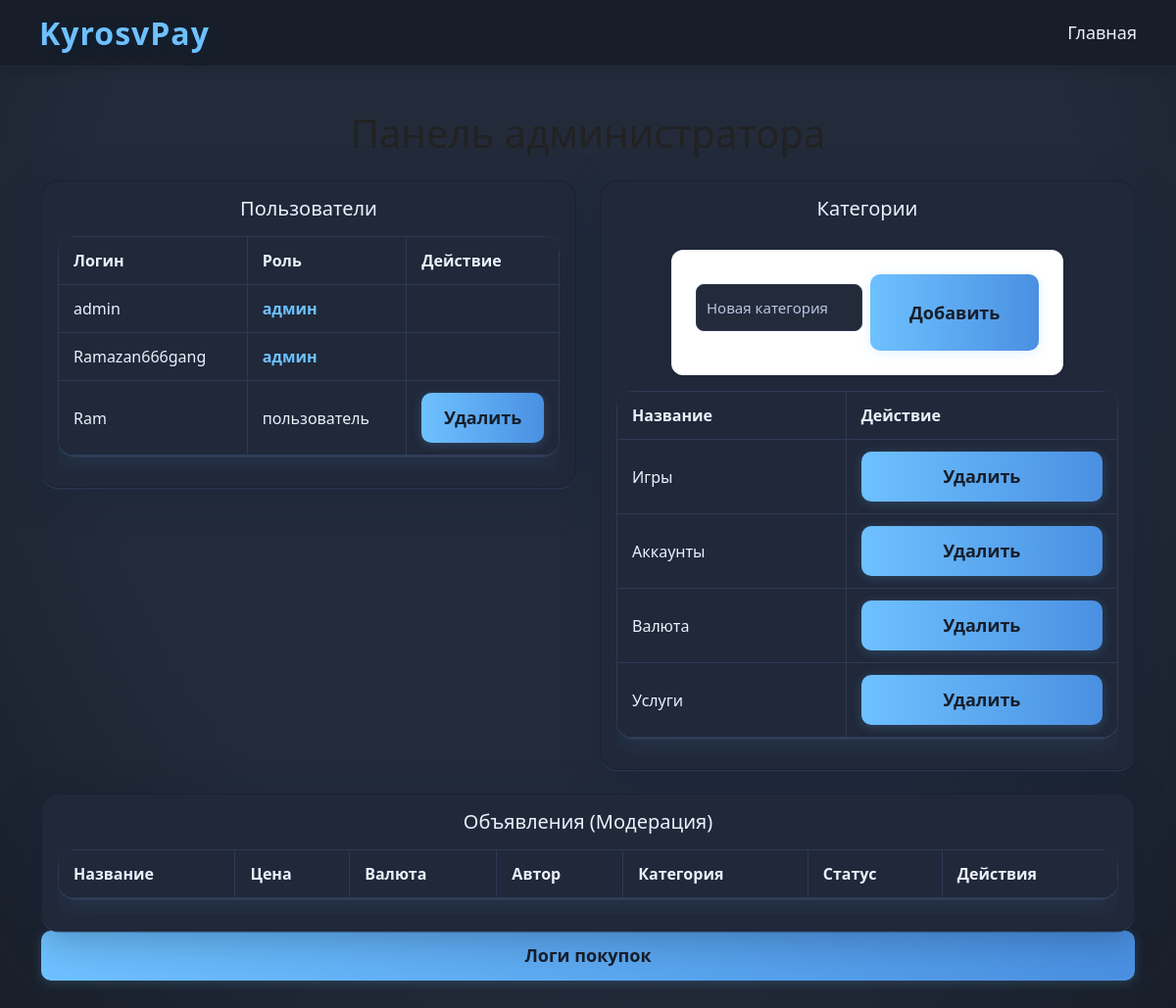
The page /admin (signed in) on the database its author committed.
### app.py (models this page shows)
class User(db.Model):
    id = db.Column(db.Integer, primary_key=True)
    username = db.Column(db.String(80), unique=True, nullable=False)
    password = db.Column(db.String(120), nullable=False)
    is_admin = db.Column(db.Boolean, default=False)

class Category(db.Model):
    id = db.Column(db.Integer, primary_key=True)
    name = db.Column(db.String(80), unique=True, nullable=False)
    ads = db.relationship('Ad', backref='category', lazy=True)

### app.py (the view)
@app.route("/admin")
def admin_panel():
    if not session.get("is_admin"):
        return redirect(url_for("index"))
    users = User.query.all()
    ads = Ad.query.order_by(Ad.id.desc()).all()
    categories = Category.query.all()
    return render_template("admin.html", users=users, ads=ads, categories=categories)

### templates/admin.html (shortened to what this page needs)
<!DOCTYPE html>
<html>
<head>
    <link href="https://cdn.jsdelivr.net/npm/bootstrap@5.3.2/dist/css/bootstrap.min.css" rel="stylesheet">
    <link rel="stylesheet" href="/static/css/style.css">
</head>
<body>
    <nav class="navbar-kerosvpay d-flex align-items-center justify-content-between">
        <div class="brand">KyrosvPay</div>
        <div class="d-flex align-items-center">
            <a href="/" class="nav-link">Главная</a>
        </div>
    </nav>
    <div class="container py-4">
        <h1 class="text-center mb-4">Панель администратора</h1>
        <div class="row g-4">
            <div class="col-md-6">
                <div class="card shadow-sm">
                    <div class="card-body">
                        <h2 class="h5 mb-3">Пользователи</h2>
                        <div class="table-responsive">
                            <table class="table table-bordered align-middle">
                                <thead>
    <tr>
        <th>Логин</th>
        <th>Роль</th>
        <th>Действие</th>
    </tr>
                                </thead>
                                <tbody>
    {% for user in users %}
    <tr>
        <td>{{ user.username }}</td>
                                        <td>{% if user.is_admin %}<strong style="color:#6ec1ff;">админ</strong>{% else %}пользователь{% endif %}</td>
        <td>
            {% if not user.is_admin %}
                                                <a href="{{ url_for('delete_user', user_id=user.id) }}" class="btn btn-danger btn-sm">Удалить</a>
            {% endif %}
        </td>
    </tr>
    {% endfor %}
                                </tbody>
                            </table>
                        </div>
                    </div>
                </div>
            </div>
            <div class="col-md-6">
                <div class="card shadow-sm">
                    <div class="card-body">
                        <h2 class="h5 mb-3">Категории</h2>
                        <form method="post" action="{{ url_for('add_category') }}" class="d-flex gap-2 mb-3">
                            <input name="name" placeholder="Новая категория" required class="form-control">
                            <button type="submit" class="btn btn-main">Добавить</button>
                        </form>
                        <div class="table-responsive">
                            <table class="table table-bordered align-middle">
                                <thead>
                                    <tr>
                                        <th>Название</th>
                                        <th>Действие</th>
                                    </tr>
                                </thead>
                                <tbody>
                                    {% for category in categories %}
                                    <tr>
                                        <td>{{ category.name }}</td>
                                        <td>
                                            <a href="{{ url_for('delete_category', category_id=category.id) }}" class="btn btn-danger btn-sm" onclick="return confirm('Удалить категорию?')">Удалить</a>
                                        </td>
                                    </tr>
                                    {% endfor %}
                                </tbody>
</table>
                        </div>
                    </div>
                </div>
            </div>
        </div>
        <div class="card shadow-sm mt-4">
            <div class="card-body">
                <h2 class="h5 mb-3">Объявления (Модерация)</h2>
                <div class="table-responsive">
                    <table class="table table-bordered align-middle">
                        <thead>
    <tr>
        <th>Название</th>
        <th>Цена</th>
                                <th>Валюта</th>
        <th>Автор</th>
                                <th>Категория</th>
                                <th>Статус</th>
                                <th>Действия</th>
    </tr>
                        </thead>
</table>
                </div>
            </div>
        </div>
        <a href="{{ url_for('admin_purchases') }}" class="btn btn-main w-100 mb-3">Логи покупок</a>
    </div>
</body>
</html>

### static/css/style.css (style rules this page uses)
body { font-family: 'Segoe UI', Tahoma, sans-serif; margin: 0; background: radial-gradient(ellipse at 50% 30%, #232b3b 60%, #181e29 100%); color: #eaf1fb; }
.nav-link { color: white !important; text-decoration: none; font-weight: 600; transition: 0.2s; padding: 6px 14px; border-radius: 6px; font-size: 18px; display: inline-block; }
h1, h2, h5 { text-align: center; margin-top: 20px; color: #222; }
.card { border-radius: 14px !important; }
form { max-width: 400px; margin: 30px auto; background: white; padding: 25px; border-radius: 12px; box-shadow: 0 2px 10px rgba(0,0,0,0.08); }
input, textarea, select, .form-control, .form-select { width: 100%; padding: 10px; margin-top: 10px; margin-bottom: 20px; border: 1px solid #ccc; border-radius: 8px; font-size: 15px; background: #232b3b !important; color: #eaf1fb !important; border: 1.5px solid #2e3a54 !important; min-height: 48px; box-shadow: none !important; }
::placeholder { color: #b6c6e3 !important; opacity: 1 !important; }
button, .btn { width: 100%; background: #1abc9c; color: white; border: none; padding: 12px; font-size: 16px; border-radius: 8px; cursor: pointer; transition: background 0.3s ease, box-shadow 0.2s; box-shadow: 0 2px 8px rgba(26,188,156,0.08); }
.table { background: #fff; border-radius: 10px; overflow: hidden; }
th, td { padding: 12px 15px !important; border-bottom: 1px solid #e3e6ed !important; text-align: left; }
th { background-color: #1abc9c !important; color: white !important; }
td a { color: #e74c3c; text-decoration: none; }
.btn, .btn-main, .btn-primary, .btn-danger { background: linear-gradient(90deg, #6ec1ff 0%, #4a90e2 100%) !important; color: #181e29 !important; font-weight: 700 !important; border-radius: 10px !important; font-size: 18px !important; border: none !important; box-shadow: 0 2px 12px #6ec1ff33 !important; transition: background 0.18s, color 0.18s, box-shadow 0.18s !important; }
.table, .table th, .table td { background: #20283a !important; color: #eaf1fb !important; border-color: #2e3a54 !important; }
.card, .form-wrapper { background: rgba(32, 40, 58, 0.98) !important; border-radius: 22px !important; box-shadow: 0 8px 40px 0 #0e223a55, 0 1.5px 0 #2e3a54 !important; }

### templates/admin.html (style rules this page uses)
body { background: radial-gradient(ellipse at 50% 30%, #232b3b 60%, #181e29 100%); min-height: 100vh; color: #eaf1fb; font-family: 'Segoe UI', 'Arial', sans-serif; }
.navbar-kerosvpay { background: #181e29; border-bottom: 1px solid #232b3b; box-shadow: 0 2px 16px rgba(0,0,0,0.18); min-height: 68px; padding: 0 40px; }
.navbar-kerosvpay .brand { font-size: 2rem; font-weight: 800; color: #6ec1ff; letter-spacing: 1px; text-shadow: 0 2px 12px #0e223a; }
.navbar-kerosvpay .nav-link, .navbar-kerosvpay .nav-link.disabled { color: #eaf1fb !important; font-size: 18px; font-weight: 500; margin-left: 24px; margin-right: 0; padding: 0; background: none !important; border: none; border-radius: 0; transition: color 0.18s; }
.card, .table { background: #20283a !important; color: #eaf1fb; border-radius: 18px !important; box-shadow: 0 6px 32px 0 rgba(110,193,255,0.10), 0 1.5px 0 #2e3a54; }
.table th, .table td { background: #20283a !important; color: #eaf1fb !important; border-color: #2e3a54 !important; }
.btn-main, .btn-primary, .btn-danger { background: #6ec1ff; color: #181e29; font-weight: 700; border-radius: 8px; font-size: 16px; border: none; transition: background 0.18s, color 0.18s; }
.form-control, .form-select { background: #232b3b; color: #eaf1fb; border: 1px solid #2e3a54; }
a { color: #6ec1ff; }

### rows shown on the page
User: username "admin", is_admin "админ"
User: username "Ramazan666gang", is_admin "админ"
User: username "Ram", is_admin "пользователь"
Category: name "Игры"
Category: name "Аккаунты"
Category: name "Валюта"
Category: name "Услуги"
